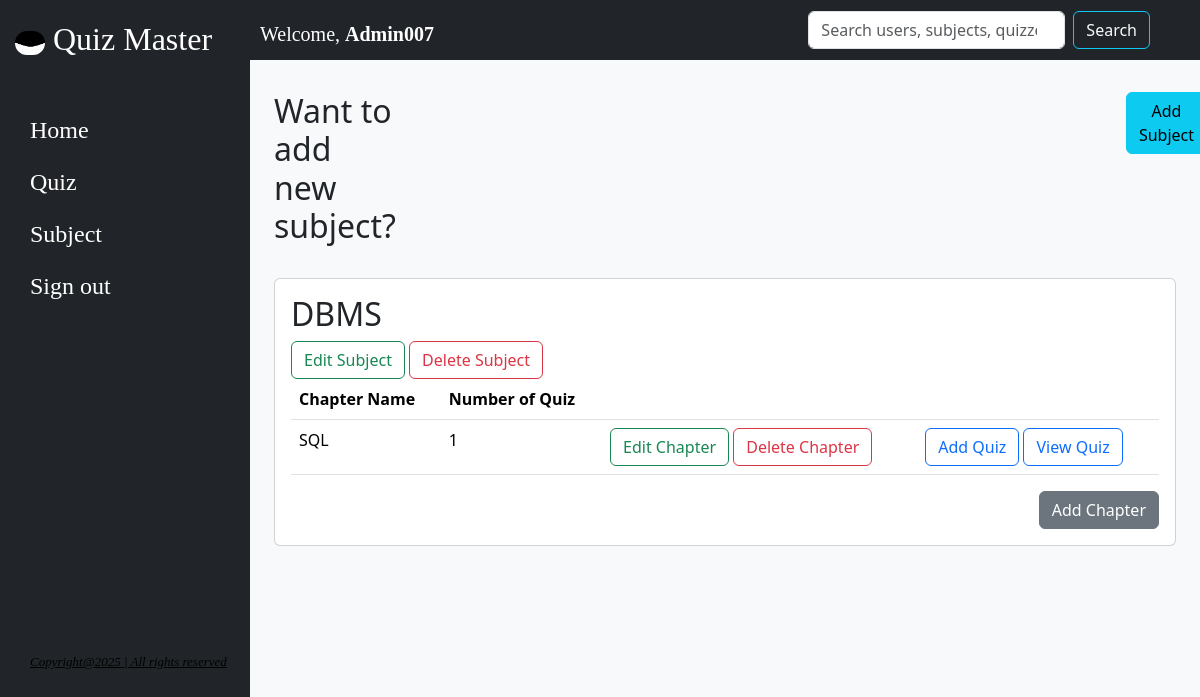
Before: /admin/subject with the older database file.
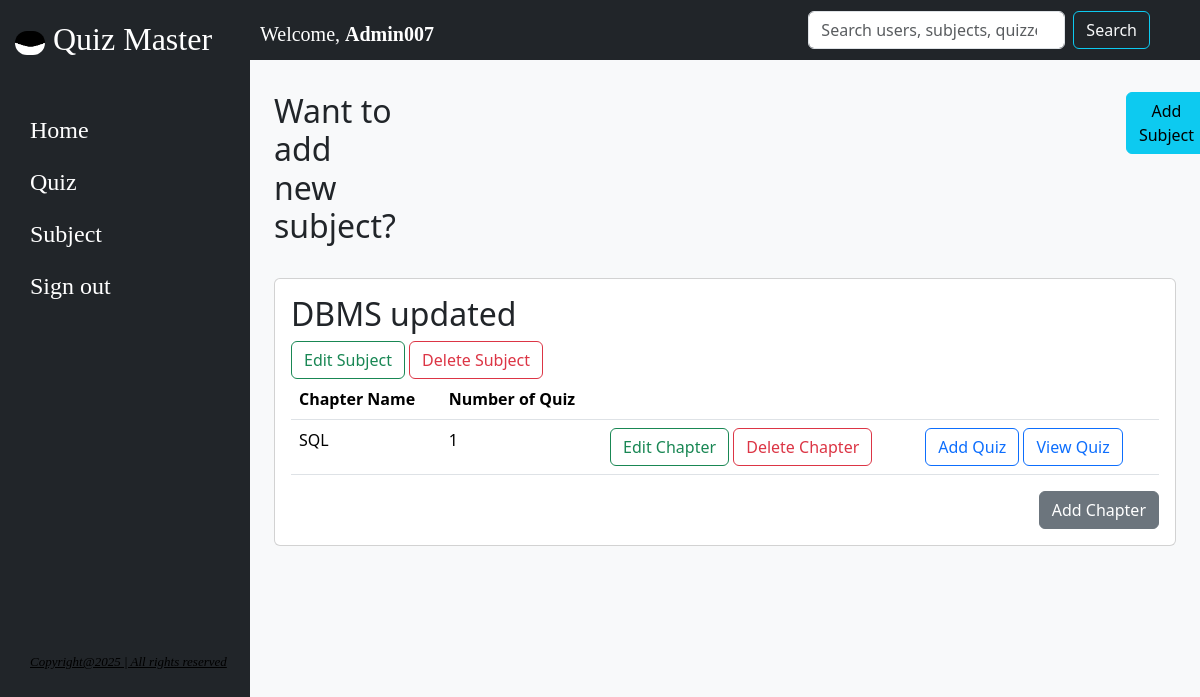
After: the same page with the newer database file.
### model.py (models this page shows)
class Subject(db.Model):
    id = db.Column(db.String(50),primary_key=True)
    name = db.Column(db.String(100), unique=True, nullable=False)
    desc = db.Column(db.Text,unique=False ,nullable=False)
    chapters = db.relationship('Chapters', back_populates='subject_info')

class Chapters(db.Model):
    id = db.Column(db.String(50),primary_key=True)
    name = db.Column(db.String(100), unique=True, nullable=False)
    desc = db.Column(db.String(256),unique=False ,nullable=False)
    subject_id = db.Column(db.String, db.ForeignKey('subject.id'), nullable=False)
    subject_info = db.relationship('Subject' ,back_populates='chapters')
    exams = db.relationship('Quiz', back_populates='chapter')

### app.py (the view)
@app.route('/admin/subject', methods=['GET' ,'POST'])
def add_subject_and_chapter():
    subject = Subject.query.all()
    chapter = Chapters.query.all()
    number_of_quiz={chap.id: Quiz.query.filter_by(chapter_id=chap.id).count() for chap in chapter}
    if request.method == 'POST':
        if 'id' in request.form and 'name' in request.form and 'desc' in request.form :
            if 'subject_id' not in request.form:
                id = request.form.get('id')
                name = request.form.get('name')
                desc = request.form.get('desc')
                exist_subject = Subject.query.filter_by(id=id).first()
                if exist_subject:
                    return render_template('subject.html' , message='Subject already in database' ,user_name=' Admin007' )
                new_subject = Subject(id=id , name=name , desc=desc)
                db.session.add(new_subject)
                db.session.commit()
                return redirect('/admin/subject')
            else:
                id = request.form.get('id')
                name = request.form.get('name')
                desc = request.form.get('desc')
                subject_id = request.form.get('subject_id')
                exist_chapter = Chapters.query.filter_by(id=id).first()
                if exist_chapter:
                    return redirect('/admin/subject?message=Chapter already in database&category=error')
                new_chapter = Chapters(id=id , name=name , desc=desc , subject_id=subject_id)
                db.session.add(new_chapter)
                db.session.commit()
                return redirect('/admin/subject')
    else:
        return render_template('subject.html',subject=subject , chapter=chapter , number_of_quiz=number_of_quiz)

### templates/subject.html (shortened to what this page needs)
{% extends 'base.html' %}
{% block content %}
<div class="container mt-3 mb-2 " style="display: inline-flex;
">
  <h2>Want to add new subject?</h2>
  <span style="margin-left: 730px;"><button type="button" class="btn btn-info" data-bs-toggle="modal" data-bs-target="#addSubjectModal">
    Add Subject
  </button></span>
</div>
<div class="container-fluid">
{% for subj in subject %}
<div class="row mt-3" >
  <div class="col">
    <div class="card">
      <div class="card-body">
         <h2>{{subj.name}}</h2>
         <a href="/admin/edit_subject/{{ subj.id }}" class="btn btn-outline-success">Edit Subject</a>
         <a href="/admin/delete_subject/{{ subj.id }}" class="btn btn-outline-danger">Delete Subject</a>
         <table class="table table-hover">
          <thead>
            <tr>
              <th>Chapter Name</th>
              <th>Number of Quiz</th>
              <th></th>
              <th></th>
            </tr>
          </thead>
          <tbody>
            {% for chap in chapter %}
            {% if chap.subject_id == subj.id %}
            <tr>
              <td>{{chap.name}}</td>
              <td>{{ number_of_quiz[chap.id] }}</td>
              <td><a href="/admin/edit_chapter/{{ chap.id }}" class="btn btn-outline-success">Edit Chapter</a>
                <a href="/admin/delete_chapter/{{ chap.id }}" class="btn btn-outline-danger">Delete Chapter</a></td>
              <td><a href="/admin/add_quiz/{{ chap.id }}" class="btn btn-outline-primary">Add Quiz</a>
                <a href="/admin/quiz" class="btn btn-outline-primary">View Quiz</a>
              </td>
            </tr>
            {% endif %}
            {% endfor %}
            </tbody>
        </table>
        <div class="d-flex justify-content-end">
          <button type="button" class="btn btn-secondary" data-bs-toggle="modal" data-bs-target="#addChapterModal{{ subj.id }}">
            Add Chapter
          </button>
        </div>
    </div>
      </div>
  </div>
</div>
{% endfor %}
</div>
{% endblock %}

Changed rows visible on the page:
changed Subject: name "DBMS" → "DBMS updated"
